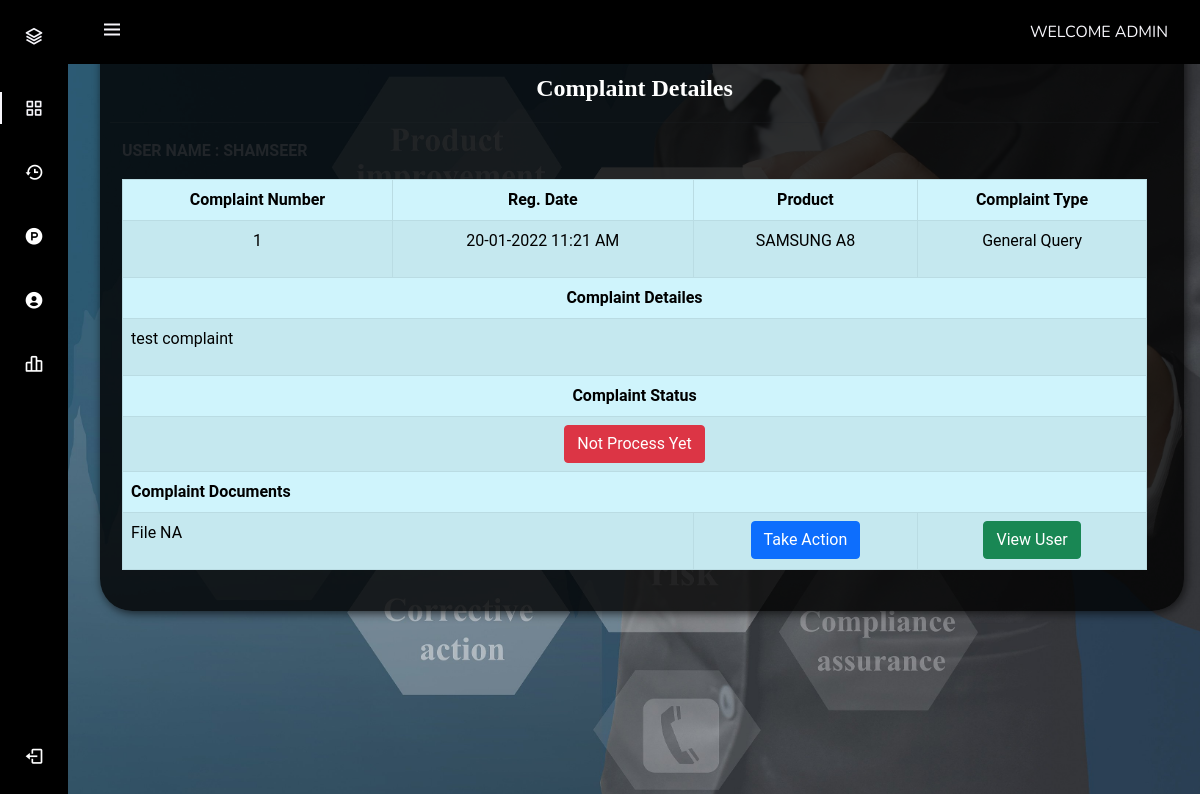
The app's page /Admin/complaint-details.php?cid=1 (signed in) with its own data.
### tables this page shows
CREATE TABLE `tblcomplaints` (
  `complaintNumber` int(6) NOT NULL,
  `userId` int(6) NOT NULL,
  `product` int(6) NOT NULL,
  `complaintType` varchar(30) NOT NULL,
  `complaintDetails` mediumtext NOT NULL,
  `complaintFile` varchar(250) DEFAULT NULL,
  `regDate` timestamp NOT NULL DEFAULT current_timestamp(),
  `status` varchar(50) DEFAULT NULL,
  `replay` int(1) NOT NULL,
  `lastUpdationDate` timestamp NOT NULL DEFAULT current_timestamp() ON UPDATE current_timestamp()
);

CREATE TABLE `users` (
  `id` int(11) NOT NULL,
  `name` varchar(225) DEFAULT NULL,
  `userFName` varchar(250) NOT NULL,
  `userSName` varchar(250) NOT NULL,
  `userEmail` varchar(225) DEFAULT NULL,
  `userMobile` varchar(250) NOT NULL,
  `userDist` varchar(250) NOT NULL,
  `userState` varchar(250) NOT NULL,
  `userCountry` varchar(250) NOT NULL,
  `password` varchar(225) DEFAULT NULL,
  `userImg` varchar(250) DEFAULT NULL,
  `CreatedDate` timestamp NOT NULL DEFAULT current_timestamp(),
  `lastUpdationDate` timestamp NOT NULL DEFAULT current_timestamp() ON UPDATE current_timestamp(),
  `status` int(1) NOT NULL
);

CREATE TABLE `products` (
  `prductId` int(6) UNSIGNED NOT NULL,
  `productName` varchar(30) NOT NULL,
  `productDescription` varchar(250) NOT NULL,
  `productRegDate` timestamp NOT NULL DEFAULT current_timestamp(),
  `lastUpdationDate` timestamp NOT NULL DEFAULT current_timestamp() ON UPDATE current_timestamp()
);

### Admin/complaint-details.php (the view, shortened to what this page needs)
<?php session_start();
include('includes/action.php');
if (strlen($_SESSION['admin_Email']) == 0) {
  header('location:index.php');
} else { ?>
  <!DOCTYPE html>
  <html lang="en">
  <head>
    <link rel="stylesheet" type="text/css" href="https://cdn.datatables.net/v/bs5/dt-1.11.3/datatables.min.css" />
  </head>
  <body class="login-pg">
    <section class="container-fluid custom-bg">
      <div class="wrapper">
        <p class="main-title">Complaint Detailes</p>
        <hr>
        <?php include("includes/sidebar.php"); ?>
        <div class="container">
          <?php $query = mysqli_query($db, "SELECT tblcomplaints.*, products.*,users.name	AS	userName FROM tblcomplaints LEFT JOIN products ON products.prductId = tblcomplaints.product LEFT JOIN	users	ON	users.id	=	tblcomplaints.userId  where  complaintNumber='" . $_GET['cid'] . "'");
          while ($row = mysqli_fetch_array($query)) {
            $complaintNumber  = $row['complaintNumber'];
          ?>
            <p class="text-uppercase  fw-bold ">user name : <?php echo htmlentities($row['userName']); ?></p>
            <table class="table text-center table-bordered table-info table-striped table-hover">
              <thead>
                <tr>
                  <th scope="col">Complaint Number</th>
                  <th scope="col">Reg. Date</th>
                  <th scope="col">Product</th>
                  <th scope="col">Complaint Type</th>
                </tr>
              </thead>
              <tbody>
                <tr>
                  <td scope="row">
                    <p><?php echo $complaintNumber; ?></p>
                  </td>
                  <td>
                    <p><?php echo date("d-m-Y h:i A", strtotime($row['regDate'])); ?></p>
                  </td>
                  <td>
                    <p><?php echo htmlentities($row['productName']); ?></p>
                  </td>
                  <td>
                    <p><?php echo htmlentities($row['complaintType']); ?></p>
                  </td>
                </tr>
                <thead>
                  <th class="" scope="col" colspan="4">Complaint Detailes</th>
                </thead>
                <tr>
                  <td class="text-start" scope="row" colspan="4">
                    <p class=""> <?php echo htmlentities($row['complaintDetails']); ?></p>
                  </td>
                </tr>
                <thead>
                  <th class="" colspan="4" scope="col">Complaint Status</th>
                </thead>
                <tr>
                  <td class="" scope="row" colspan="4">
                    <?php
                    $status = $row['status'];
                    if ($status == "" or $status == "NULL") { ?>
                      <button type="button" class="btn btn-danger">Not Process Yet</button>
                    <?php } else { ?>
                      <button type="button" class="btn btn-success"> <?php echo htmlentities($row['status']); ?></button>
                    <?php } ?>
                  </td>
                </tr>
                <thead>
                  <th class="text-start" scope="col" colspan="4">Complaint Documents</th>
                </thead>
                <tr>
                  <td class="text-start" scope="row" colspan="2">
                    <p>
                      <?php $cfile = $row['complaintFile'];
                      if ($cfile == "" || $cfile == "NULL") {
                        echo htmlentities("File NA");
                      } else { ?>
                        <a target="_blank" href="../users/complaintdocs/<?php echo htmlentities($row['complaintFile']); ?>"> View File</a>
                    </p>
                  <?php } ?>
                  </td>
                  <?php if ($row['status'] == "closed") { ?>
                    <td class="text-center" scope="row" colspan="1">
                      <button type="button" class="btn btn-secondary comp_remark  ">Re Open</button>
                    </td>
                    <td class="text-center" scope="row" colspan="1">
                      <button type="button" class="user_view_btn btn btn-success  ">View User</button>
                    </td>
                  <?php  } else { ?>
                    <td class="text-center" scope="row" colspan="1">
                      <button type="button" class="btn btn-primary comp_remark  ">Take Action</button>
                    </td>
                    <td class="text-center" scope="row" colspan="1">
                      <button type="button" class="user_view_btn btn btn-success  ">View User</button>
                    </td>
                  <?php } ?>
                </tr>
              </tbody>
            </table>
          <?php  } ?>
        </div>
      </div>
    </section>
  </body>
  </html>
<?php } ?>

### Admin/includes/sidebar.php (shortened to what this page needs)
<?php session_start();
include('includes/config.php');
if (strlen($_SESSION['admin_Email']) == 0) {
    header('location:index.php');
} else { ?>
    <!DOCTYPE html>
    <html lang="en">
    <head>
        <link href="https://cdn.jsdelivr.net/npm/bootstrap@5.0.2/dist/css/bootstrap.min.css" rel="stylesheet">
        <link rel="stylesheet" href="https://cdn.jsdelivr.net/npm/boxicons@latest/css/boxicons.min.css">
        <link rel="stylesheet" href="https://pro.fontawesome.com/releases/v5.10.0/css/all.css" />
        <link rel="stylesheet" href="css/sidebar-style.css">
        <link rel="stylesheet" href="css/style.css">
        <link href="css/style-responsive.css" rel="stylesheet">
    </head>
    <body id="body-pd">
        <header class="header" id="header">
            <div class="header_toggle"> <i class='bx bx-menu' id="header-toggle"></i> </div>
            <?php $query = mysqli_query($db, "select * from admin where id='" . $_SESSION['adminId'] . "'");
            while ($row = mysqli_fetch_array($query)) { ?>
                <div class="header_img"> </div>
                <div class="header-text">Welcome <?php echo htmlentities($row['adminName']); ?></div>
        </header>
        <div class="l-navbar" id="nav-bar">
            <nav class="nav">
                <div>
                    <a href="#" class="nav_logo">
                        <i class='bx bx-layer nav_logo-icon'></i>
                    <?php } ?>
                    </a>
                    <div class="nav_list">
                        <a href="dashbord.php" class="nav_link active"> <i class='bx bx-grid-alt nav_icon'></i> <span class="nav_name">Dashboard</span>
                        </a>
                        <a href="complaint-history.php" class="nav_link"> <i class='bx  bx-history nav_icon'></i> <span class="nav_name">Complaint History</span>
                        </a>
                        <a href="products.php" class="nav_link"> <i class="bx bxl-product-hunt nav_icon"></i> <span class="nav_name">Products</span>
                        </a>
                        <a href="user-detailes.php" class="nav_link"> <i class='bx bxs-user-circle nav_icon'></i> <span class="nav_name">User Detailes</span>
                        </a>
                        <a href="user-detailes.php" class="nav_link"> <i class='bx bx-bar-chart-alt-2 nav_icon'></i> <span class="nav_name">Account Settings</span>
                        </a>
                    </div>
                </div>
                <a href="logout.php" class="nav_link"> <i class='bx bx-log-out nav_icon'></i> <span class="nav_name">SignOut</span> </a>
            </nav>
        </div>
    </body>
    </html>
<?php } ?>

### Admin/css/sidebar-style.css (style rules this page uses)
:root { --header-height: 3rem; --nav-width: 68px; --first-color: #000000; --first-color-light: #ffffff; --white-color: #F7F6FB; --body-font: 'Nunito', sans-serif; --normal-font-size: 1rem; --z-fixed: 100 }
body { position: relative; margin: var(--header-height) 0 0 0; padding: 0 1rem; font-family: var(--body-font); font-size: var(--normal-font-size); transition: .5s }
a { text-decoration: none }
.header { width: 100%; height: var(--header-height); position: fixed; top: 0; left: 0; display: flex; align-items: center; justify-content: space-between; padding: 0 1rem; background-color: var(--first-color); z-index: var(--z-fixed); transition: .5s; }
.header_toggle { color: var(--white-color); font-size: 1.5rem; cursor: pointer }
.header_img { width: 35px; height: 35px; display: flex; justify-content: center; border-radius: 50%; overflow: hidden }
.header-text { color: var(--white-color); text-transform: uppercase; font-family: var(--body-font); }
.l-navbar { position: fixed; top: 0; left: -30%; width: var(--nav-width); height: 100vh; background-color: var(--first-color); padding: .5rem 1rem 0 0; transition: .5s; z-index: var(--z-fixed) }
.nav { height: 100%; display: flex; flex-direction: column; justify-content: space-between; overflow: hidden }
.nav_logo, .nav_link { display: grid; grid-template-columns: max-content max-content; align-items: center; column-gap: 1rem; padding: .5rem 0 .5rem 1.5rem }
.nav_logo { margin-bottom: 2rem }
.nav_logo-icon { font-size: 1.25rem; color: var(--white-color) }
.nav_link { position: relative; color: var(--first-color-light); margin-bottom: 1.5rem; transition: .3s }
.nav_icon { font-size: 1.25rem }
.active { color: var(--white-color) }
.active::before { content: ''; position: absolute; left: 0; width: 2px; height: 32px; background-color: var(--white-color) }
@media screen and (min-width: 768px) { body { margin: calc(var(--header-height) + 1rem) 0 0 0; padding-left: calc(var(--nav-width) + 2rem) } }
@media screen and (min-width: 768px) { .header { height: calc(var(--header-height) + 1rem); padding: 0 2rem 0 calc(var(--nav-width) + 2rem) } }
@media screen and (min-width: 768px) { .header_img { width: 40px; height: 40px } }
@media screen and (min-width: 768px) { .l-navbar { left: 0; padding: 1rem 1rem 0 0 } }

### Admin/css/style.css (style rules this page uses)
* { margin: 0; padding: 0; list-style: none; text-decoration: none; box-sizing: border-box; font-family: "Roboto", sans-serif; }
body { background-color: rgb(50, 50, 51,0.3); margin: 0; }
.login-pg { background: url('../images/banners/bg.jpeg') top right; background-size: cover; background-repeat:inherit; height: 100vh; }
.wrapper { display: inline-block; margin-top: 50px; padding-right: 15px; padding-bottom: 15px; padding-top: 0px; width: 100%; }
.custom-bg { background-color: rgba(0, 0, 0, 0.8); border-bottom-left-radius: 2rem; border-bottom-right-radius: 2rem; padding: 10px; height: auto; margin-top:10px; margin-bottom:10px; box-shadow: 2px 2px .6em rgba(5, 5, 5, 0.7); border: black; }
.main-title { color: white; font-family:cursive; text-align: center; font-weight: bold; font-size: 1.5rem; text-transform: capitalize; }

### records on screen
tblcomplaints: userId.name "SHAMSEER", complaintNumber "1", regDate "20-01-2022 11:21 AM", products.productName "SAMSUNG A8", complaintType "General Query", complaintDetails "test complaint", shows "Take Action"

### other values on screen
$row['adminName'] "ADMIN"
